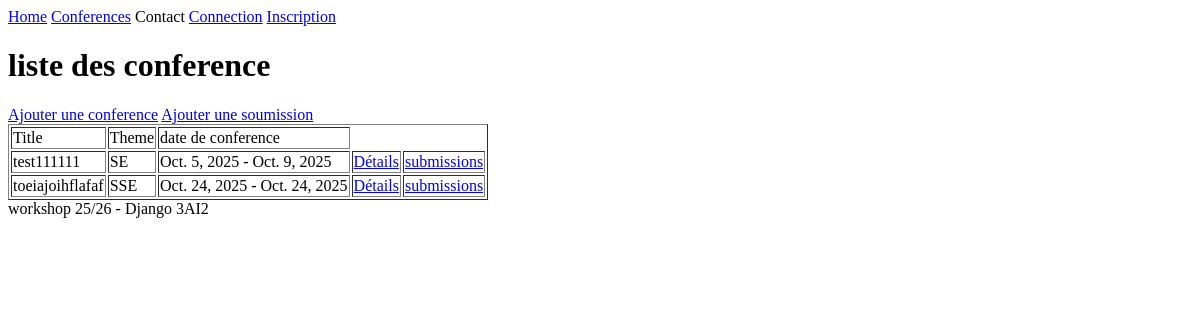
Before: /conference/liste/ with the older database file.
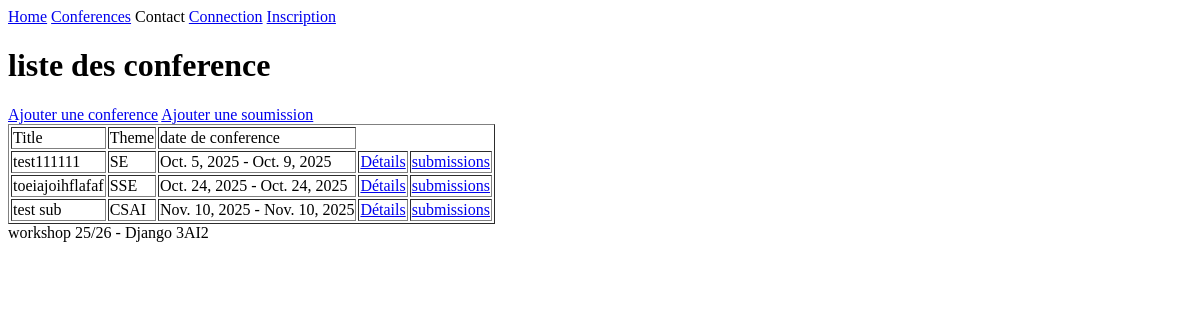
After: the same page with the newer database file.
### ConferenceApp/models.py (models this page shows, shortened)
class CONFERENCE(models.Model):
    conference_id = models.AutoField(primary_key=True)
    name = models.CharField(max_length=255)
    description = models.TextField(validators=[MaxLengthValidator(30, "Description must be at most 30 characters long.")])
    Theme_list = [
        ('CSAI', 'Computer Science & Artificial Intelligence'),
        ('SE', 'Science & Engineering'),
        ('SSE', 'Social Sciences & Education'),
        ('IT', 'Interdisciplinary Themes'),
    ]
    Theme = models.CharField(max_length=225,choices=Theme_list)
    location = models.CharField(max_length=255)
    start_date = models.DateField()
    end_date = models.DateField()
    created_at = models.DateTimeField(auto_now_add=True)
    updated_at = models.DateTimeField(auto_now=True)

### ConferenceApp/views.py (the view)
# urls.py: path("liste/",conferenceList.as_view(),name="list_conferences"),
class conferenceList(ListView):
    model = CONFERENCE
    context_object_name = "liste"
    template_name = "conference/liste.html"

### templates/conference/liste.html (shortened to what this page needs)
{% extends 'base.html' %}
{% block content %}
<h1>liste des conference</h1>
<a href="{% url 'add_conference'  %}">Ajouter une conference</a>
<a href="{% url 'add_submission' %}?conference={{ c.pk }}">Ajouter une soumission</a>
<table border="1">
    <tr><td>Title</td><td>Theme</td><td>date de conference</td></tr>
    {% for c in liste %}
    <tr>
        <td>{{c.name}}</td>
        <td>{{c.Theme}}</td>
        <td>{{c.start_date}} - {{c.end_date}}</td>
        <td><a href="{% url 'conferencedetail' c.pk %}">Détails</a>
           <td>
  <a href="{% url 'list_submissions' conference_id=c.pk %}">submissions</a>
</td>
    </tr>
    {% endfor %}
</table>
{% endblock %}

Changed rows visible on the page:
added CONFERENCE: name "test sub", Theme "CSAI", start_date "Nov. 10, 2025", end_date "Nov. 10, 2025"
